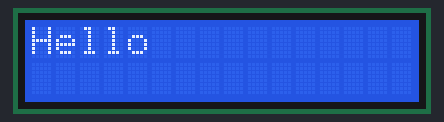
Simulated run of this sketch. Board: Arduino Uno, built with avr-gcc and run on an emulated ATmega328P. Shown: 16×2 character LCD.

Above: at 0.1 s.
At 1.1 s:
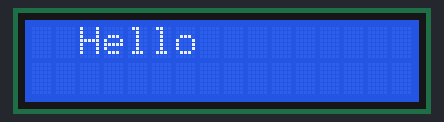
At 2.6 s:
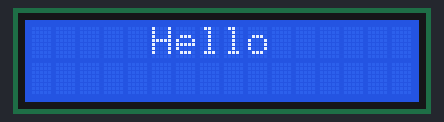
At 5.6 s:
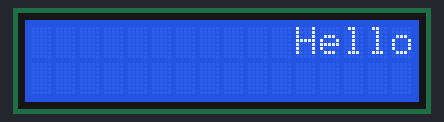
At 8.2 s:
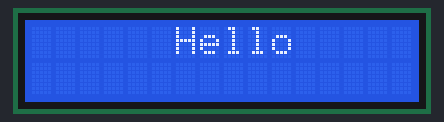
At 11.7 s:
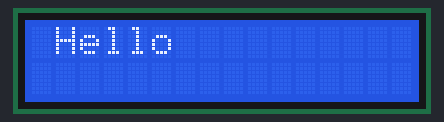

Measured:
- by itself, everything shown: repeats every 11.1 s, in 22 steps
- what the display in image 1 shows lasts 0.5 s, from 1.1 s to 1.6 s

The sketch:

exo3.ino
```cpp
#include <LiquidCrystal.h>
LiquidCrystal lcd(15,14,4,5,6,7);

void setup() {
  lcd.clear();
  lcd.begin(16,2);
  lcd.setCursor(0,0);
  char mot = "Hello";
}
// Meme fonctionnement que les languages orientés objets

void loop(){
  int i = 0;
  bool sens = false;
  while (1){
    if (i % 11 == 0){
      sens = !sens;
    }
    lcd.setCursor(i,0);
    lcd.print("Hello");
    if (sens == true){
      i++;
    }
    if (sens == false){
      i--;
    }
    delay(500);
    lcd.clear();
  }
}
```
